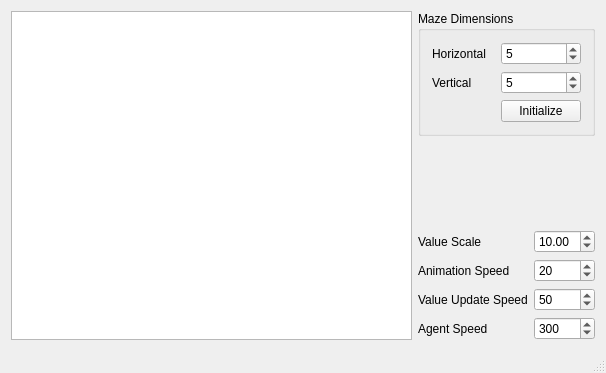
<?xml version="1.0" encoding="UTF-8"?>
<ui version="4.0">
 <class>InteractiveMaze</class>
 <widget class="QMainWindow" name="InteractiveMaze">
  <property name="geometry">
   <rect>
    <x>0</x>
    <y>0</y>
    <width>606</width>
    <height>373</height>
   </rect>
  </property>
  <property name="windowTitle">
   <string>InteractiveMaze</string>
  </property>
  <widget class="QWidget" name="centralWidget">
   <layout class="QGridLayout" name="gridLayout">
    <item row="4" column="1">
     <widget class="QLabel" name="label_4">
      <property name="text">
       <string>Animation Speed</string>
      </property>
     </widget>
    </item>
    <item row="3" column="2">
     <widget class="QDoubleSpinBox" name="_value_scale">
      <property name="value">
       <double>10.000000000000000</double>
      </property>
     </widget>
    </item>
    <item row="3" column="1">
     <widget class="QLabel" name="label_3">
      <property name="text">
       <string>Value Scale</string>
      </property>
     </widget>
    </item>
    <item row="0" column="1" rowspan="2" colspan="2">
     <widget class="QGroupBox" name="groupBox">
      <property name="title">
       <string>Maze Dimensions</string>
      </property>
      <layout class="QGridLayout" name="gridLayout_2">
       <item row="2" column="1">
        <widget class="QPushButton" name="_initialize_maze">
         <property name="text">
          <string>Initialize</string>
         </property>
        </widget>
       </item>
       <item row="0" column="1">
        <widget class="QSpinBox" name="_horizontal_size">
         <property name="value">
          <number>5</number>
         </property>
        </widget>
       </item>
       <item row="1" column="1">
        <widget class="QSpinBox" name="_vertical_size">
         <property name="value">
          <number>5</number>
         </property>
        </widget>
       </item>
       <item row="0" column="0">
        <widget class="QLabel" name="label">
         <property name="text">
          <string>Horizontal</string>
         </property>
        </widget>
       </item>
       <item row="1" column="0">
        <widget class="QLabel" name="label_2">
         <property name="text">
          <string>Vertical</string>
         </property>
        </widget>
       </item>
      </layout>
     </widget>
    </item>
    <item row="0" column="0" rowspan="7">
     <widget class="QGraphicsView" name="_graphics_view"/>
    </item>
    <item row="6" column="1">
     <widget class="QLabel" name="label_6">
      <property name="text">
       <string>Agent Speed</string>
      </property>
     </widget>
    </item>
    <item row="5" column="2">
     <widget class="QSpinBox" name="_value_update_speed">
      <property name="maximum">
       <number>10000</number>
      </property>
      <property name="value">
       <number>50</number>
      </property>
     </widget>
    </item>
    <item row="4" column="2">
     <widget class="QSpinBox" name="_animation_speed">
      <property name="maximum">
       <number>1000</number>
      </property>
      <property name="value">
       <number>20</number>
      </property>
     </widget>
    </item>
    <item row="5" column="1">
     <widget class="QLabel" name="label_5">
      <property name="text">
       <string>Value Update Speed</string>
      </property>
     </widget>
    </item>
    <item row="6" column="2">
     <widget class="QSpinBox" name="_agent_speed">
      <property name="maximum">
       <number>10000</number>
      </property>
      <property name="value">
       <number>300</number>
      </property>
     </widget>
    </item>
    <item row="2" column="2">
     <spacer name="verticalSpacer">
      <property name="orientation">
       <enum>Qt::Vertical</enum>
      </property>
      <property name="sizeHint" stdset="0">
       <size>
        <width>20</width>
        <height>40</height>
       </size>
      </property>
     </spacer>
    </item>
   </layout>
  </widget>
  <widget class="QStatusBar" name="statusBar"/>
 </widget>
 <layoutdefault spacing="6" margin="11"/>
 <resources/>
 <connections>
  <connection>
   <sender>_initialize_maze</sender>
   <signal>clicked()</signal>
   <receiver>InteractiveMaze</receiver>
   <slot>init_maze()</slot>
   <hints>
    <hint type="sourcelabel">
     <x>527</x>
     <y>117</y>
    </hint>
    <hint type="destinationlabel">
     <x>548</x>
     <y>136</y>
    </hint>
   </hints>
  </connection>
  <connection>
   <sender>_animation_speed</sender>
   <signal>valueChanged(int)</signal>
   <receiver>InteractiveMaze</receiver>
   <slot>init_timers()</slot>
   <hints>
    <hint type="sourcelabel">
     <x>526</x>
     <y>267</y>
    </hint>
    <hint type="destinationlabel">
     <x>381</x>
     <y>201</y>
    </hint>
   </hints>
  </connection>
  <connection>
   <sender>_value_update_speed</sender>
   <signal>valueChanged(int)</signal>
   <receiver>InteractiveMaze</receiver>
   <slot>init_timers()</slot>
   <hints>
    <hint type="sourcelabel">
     <x>526</x>
     <y>299</y>
    </hint>
    <hint type="destinationlabel">
     <x>419</x>
     <y>219</y>
    </hint>
   </hints>
  </connection>
  <connection>
   <sender>_agent_speed</sender>
   <signal>valueChanged(int)</signal>
   <receiver>InteractiveMaze</receiver>
   <slot>init_timers()</slot>
   <hints>
    <hint type="sourcelabel">
     <x>526</x>
     <y>331</y>
    </hint>
    <hint type="destinationlabel">
     <x>439</x>
     <y>166</y>
    </hint>
   </hints>
  </connection>
 </connections>
 <slots>
  <slot>init_maze()</slot>
  <slot>init_timers()</slot>
 </slots>
</ui>
